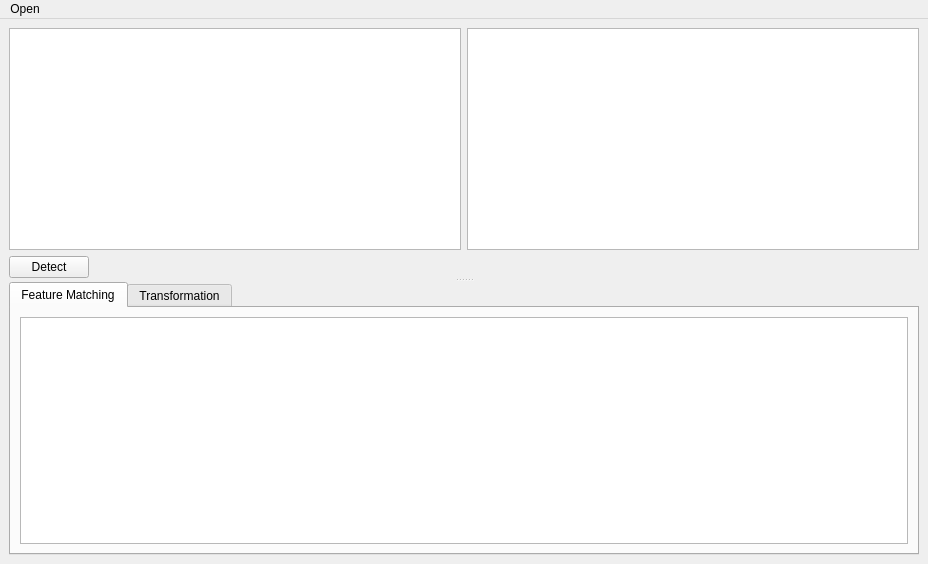
<?xml version="1.0" encoding="UTF-8"?>
<ui version="4.0">
 <class>MainWindow</class>
 <widget class="QMainWindow" name="MainWindow">
  <property name="geometry">
   <rect>
    <x>0</x>
    <y>0</y>
    <width>928</width>
    <height>564</height>
   </rect>
  </property>
  <property name="windowTitle">
   <string>MainWindow</string>
  </property>
  <widget class="QWidget" name="centralwidget">
   <layout class="QGridLayout" name="gridLayout_4">
    <item row="0" column="0" rowspan="3">
     <widget class="QSplitter" name="splitter">
      <property name="sizePolicy">
       <sizepolicy hsizetype="Expanding" vsizetype="Expanding">
        <horstretch>0</horstretch>
        <verstretch>0</verstretch>
       </sizepolicy>
      </property>
      <property name="autoFillBackground">
       <bool>false</bool>
      </property>
      <property name="frameShape">
       <enum>QFrame::NoFrame</enum>
      </property>
      <property name="frameShadow">
       <enum>QFrame::Plain</enum>
      </property>
      <property name="lineWidth">
       <number>10</number>
      </property>
      <property name="midLineWidth">
       <number>0</number>
      </property>
      <property name="orientation">
       <enum>Qt::Vertical</enum>
      </property>
      <widget class="QWidget" name="layoutWidget">
       <layout class="QGridLayout" name="gridLayout">
        <item row="0" column="1">
         <widget class="QGraphicsView" name="graphicsViewInputImage">
          <property name="sizePolicy">
           <sizepolicy hsizetype="Expanding" vsizetype="Expanding">
            <horstretch>0</horstretch>
            <verstretch>0</verstretch>
           </sizepolicy>
          </property>
         </widget>
        </item>
        <item row="0" column="0">
         <widget class="QGraphicsView" name="graphicsViewRefImage">
          <property name="sizePolicy">
           <sizepolicy hsizetype="Expanding" vsizetype="Expanding">
            <horstretch>0</horstretch>
            <verstretch>0</verstretch>
           </sizepolicy>
          </property>
         </widget>
        </item>
        <item row="1" column="0" colspan="2">
         <widget class="QPushButton" name="pushButtonDebug">
          <property name="sizePolicy">
           <sizepolicy hsizetype="Maximum" vsizetype="Maximum">
            <horstretch>0</horstretch>
            <verstretch>0</verstretch>
           </sizepolicy>
          </property>
          <property name="layoutDirection">
           <enum>Qt::LeftToRight</enum>
          </property>
          <property name="text">
           <string>Detect</string>
          </property>
         </widget>
        </item>
       </layout>
      </widget>
      <widget class="QTabWidget" name="tabWidget">
       <property name="currentIndex">
        <number>0</number>
       </property>
       <widget class="QWidget" name="tab">
        <attribute name="title">
         <string>Feature Matching</string>
        </attribute>
        <layout class="QGridLayout" name="gridLayout_2">
         <item row="0" column="0">
          <widget class="QGraphicsView" name="graphicsViewOutputImage">
           <property name="sizePolicy">
            <sizepolicy hsizetype="Expanding" vsizetype="Expanding">
             <horstretch>0</horstretch>
             <verstretch>0</verstretch>
            </sizepolicy>
           </property>
          </widget>
         </item>
        </layout>
       </widget>
       <widget class="QWidget" name="tab_2">
        <attribute name="title">
         <string>Transformation</string>
        </attribute>
        <layout class="QGridLayout" name="gridLayout_5">
         <item row="0" column="0">
          <widget class="QGraphicsView" name="graphicsViewWarpedImage"/>
         </item>
        </layout>
       </widget>
      </widget>
     </widget>
    </item>
   </layout>
  </widget>
  <widget class="QMenuBar" name="menubar">
   <property name="geometry">
    <rect>
     <x>0</x>
     <y>0</y>
     <width>928</width>
     <height>25</height>
    </rect>
   </property>
   <widget class="QMenu" name="menuFile">
    <property name="title">
     <string>Open</string>
    </property>
    <addaction name="actionRef_Image"/>
    <addaction name="actionInput_Image"/>
   </widget>
   <addaction name="menuFile"/>
  </widget>
  <action name="actionOpen">
   <property name="text">
    <string>Open</string>
   </property>
  </action>
  <action name="actionRef_Image">
   <property name="text">
    <string>Reference Image</string>
   </property>
  </action>
  <action name="actionInput_Image">
   <property name="text">
    <string>Input Image</string>
   </property>
  </action>
  <action name="actionResult_Image">
   <property name="text">
    <string>Result Image</string>
   </property>
  </action>
 </widget>
 <resources/>
 <connections/>
</ui>
